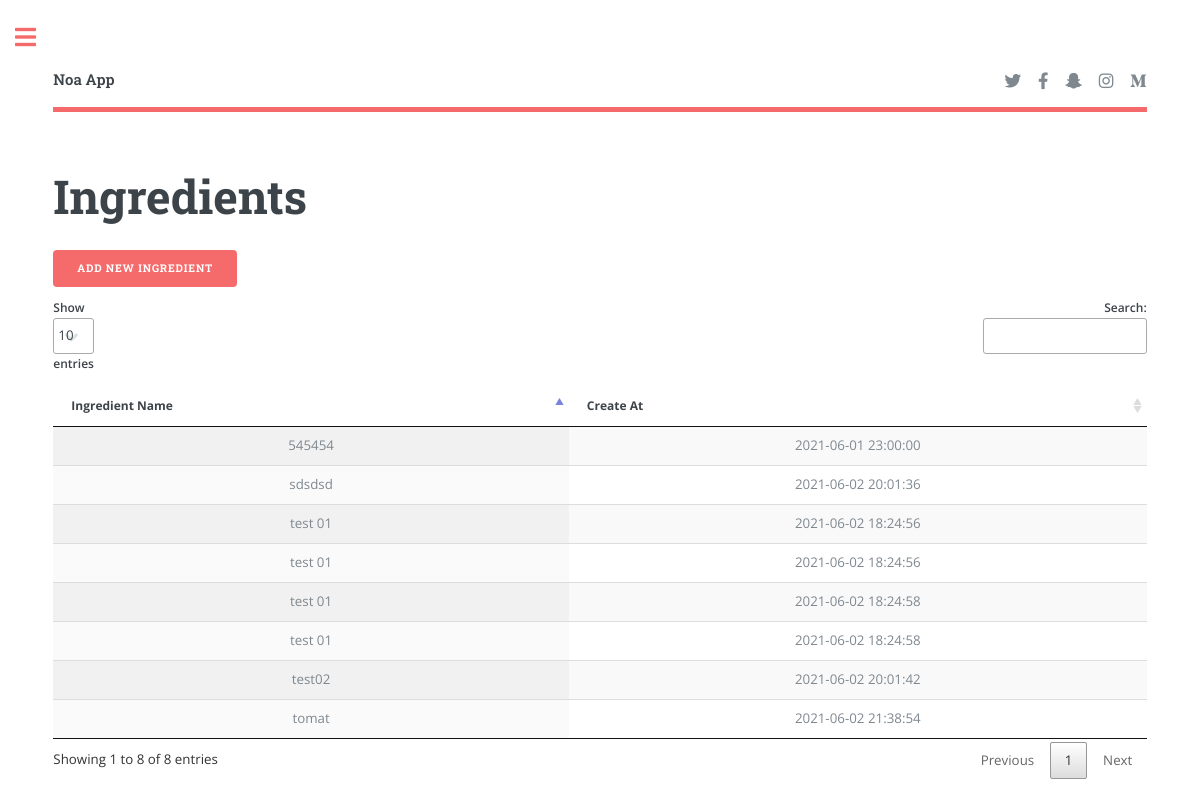
Before: /admin/ingredient_list.php (signed in) with the older database file.
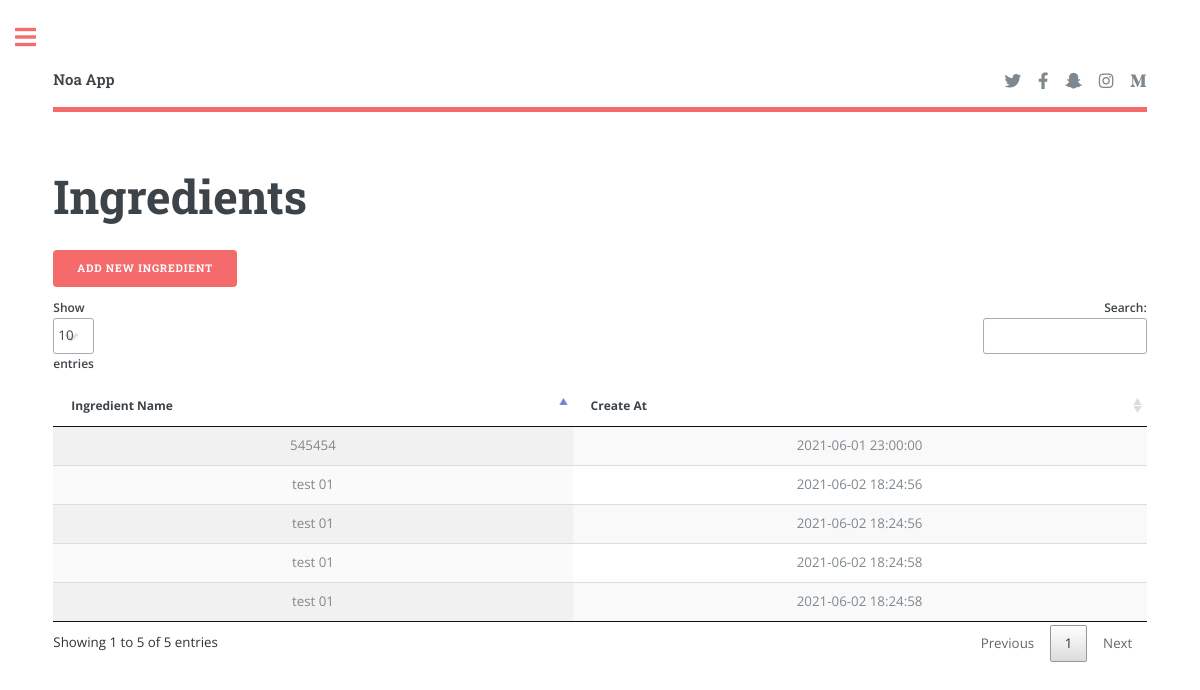
After: the same page with the newer database file.
### tables this page shows
CREATE TABLE `ingredient` (
  `id_ing` int(11) NOT NULL,
  `name_ing` varchar(255) NOT NULL,
  `create_at` timestamp NOT NULL DEFAULT current_timestamp() ON UPDATE current_timestamp()
);

### admin/ingredient_list.php (the view, shortened to what this page needs)
<?php
include("./includes/header.php");
include("../config/connection.php");
?>
<section>
	<header class="main">
		<h1>Ingredients</h1>
		<a href="ingredient_add.php" type="submit" class="button primary">Add New Ingredient</a>
	</header>
	<div class="row gtr-200">
		<div class="col-12 col-12-medium">
			<div class="table-wrapper">
				<table id="table_id" class="display">
					<thead>
						<tr>
							<th>Ingredient Name</th>
							<th>Create At</th>
						</tr>
					</thead>
					<tbody>
						<?php
							$query = "SELECT * FROM `ingredient`";
							$query = $db->query($query);
							$query->execute();
							$count = $query->rowCount();
							$row = $query->fetchAll(PDO::FETCH_ASSOC);
							$i = 0;
							while($i < $count) {
								echo "
									<tr>
										<td><center>".$row[$i]["name_ing"]."</center></td>
										<td><center>".$row[$i]["create_at"]."</center></td>
									</tr>
										";
									$i++;
							}
						?>
					</tbody>
				</table>
			</div>
		</div>
	</div>
</section>
<?php include("./includes/sidebar.php"); ?>

### admin/includes/header.php (shortened to what this page needs)
<!DOCTYPE HTML>
<html>
	<head>
		<link rel="stylesheet" href="assets/css/main.css" />
		<link rel="stylesheet" type="text/css" href="assets/DataTables/datatables.css"/>
	</head>
	<body class="is-preload">
			<div id="wrapper">
					<div id="main">
						<div class="inner">
								<header id="header">
									<a href="./home.php" class="logo"><strong>Noa App</strong></a>
									<ul class="icons">
										<li><a href="#" class="icon brands fa-twitter"><span class="label">Twitter</span></a></li>
										<li><a href="#" class="icon brands fa-facebook-f"><span class="label">Facebook</span></a></li>
										<li><a href="#" class="icon brands fa-snapchat-ghost"><span class="label">Snapchat</span></a></li>
										<li><a href="#" class="icon brands fa-instagram"><span class="label">Instagram</span></a></li>
										<li><a href="#" class="icon brands fa-medium-m"><span class="label">Medium</span></a></li>
									</ul>
								</header>

### admin/includes/sidebar.php (shortened to what this page needs)
            </div>
					</div>
			</div>
	</body>
</html>

### admin/assets/DataTables/datatables.css (style rules this page uses)
table.dataTable { width: 100%; margin: 0 auto; clear: both; border-collapse: separate; border-spacing: 0; }
table.dataTable thead th, table.dataTable tfoot th { font-weight: bold; }
table.dataTable thead th, table.dataTable thead td { padding: 10px 18px; border-bottom: 1px solid #111; }
table.dataTable thead .sorting, table.dataTable thead .sorting_asc, table.dataTable thead .sorting_desc, table.dataTable thead .sorting_asc_disabled, table.dataTable thead .sorting_desc_disabled { cursor: pointer; *cursor: hand; background-repeat: no-repeat; background-position: center right; }
table.dataTable thead .sorting { background-image: url("DataTables-1.10.24/images/sort_both.png"); }
table.dataTable thead .sorting_asc { background-image: url("DataTables-1.10.24/images/sort_asc.png") !important; }
table.dataTable tbody tr { background-color: #ffffff; }
table.dataTable tbody th, table.dataTable tbody td { padding: 8px 10px; }
table.dataTable.row-border tbody th, table.dataTable.row-border tbody td, table.dataTable.display tbody th, table.dataTable.display tbody td { border-top: 1px solid #ddd; }
table.dataTable.row-border tbody tr:first-child th, table.dataTable.row-border tbody tr:first-child td, table.dataTable.display tbody tr:first-child th, table.dataTable.display tbody tr:first-child td { border-top: none; }
table.dataTable.stripe tbody tr.odd, table.dataTable.display tbody tr.odd { background-color: #f9f9f9; }
table.dataTable.order-column tbody tr > .sorting_1, table.dataTable.order-column tbody tr > .sorting_2, table.dataTable.order-column tbody tr > .sorting_3, table.dataTable.display tbody tr > .sorting_1, table.dataTable.display tbody tr > .sorting_2, table.dataTable.display tbody tr > .sorting_3 { background-color: #fafafa; }
table.dataTable.display tbody tr.odd > .sorting_1, table.dataTable.order-column.stripe tbody tr.odd > .sorting_1 { background-color: #f1f1f1; }
table.dataTable.display tbody tr.even > .sorting_1, table.dataTable.order-column.stripe tbody tr.even > .sorting_1 { background-color: #fafafa; }
table.dataTable.no-footer { border-bottom: 1px solid #111; }
table.dataTable, table.dataTable th, table.dataTable td { box-sizing: content-box; }

Changed rows visible on the page:
removed ingredient: name_ing "sdsdsd", create_at "2021-06-02 20:01:36"
removed ingredient: name_ing "test02", create_at "2021-06-02 20:01:42"
removed ingredient: name_ing "tomat", create_at "2021-06-02 21:38:54"
Other visible differences:
text written by a page script: "Show entries Search: Showing 1 to 8 of 8 entries Previous 1 Next" → "Show entries Search: Showing 1 to 5 of 5 entries Previous 1 Next"
